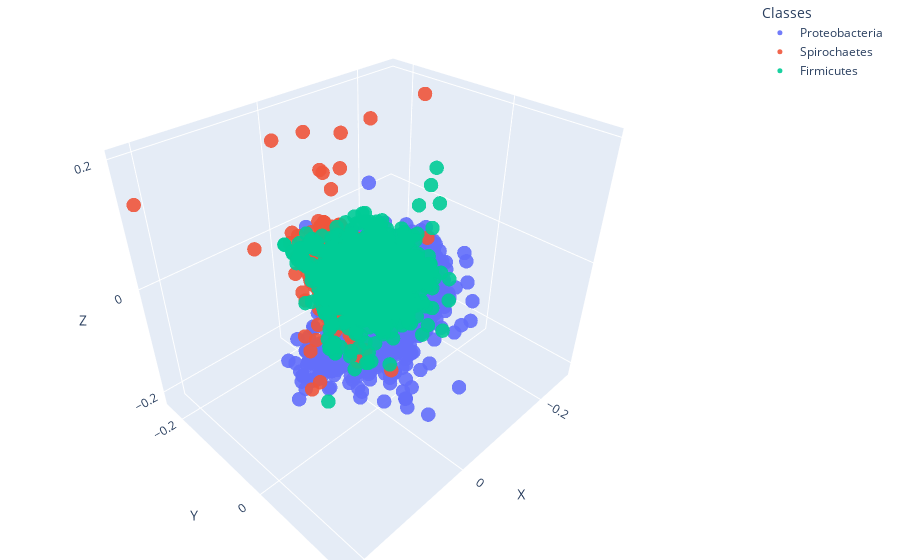

Notebook source saved alongside this figure:
### Code cell
# Bacteria
fig_9 = plotly.io.read_json('/Users/dolteanu/local_documents/Coding/MSc_github/Results/Bacteria/Images/MoDmap_mds.json')
fig_9.update_traces(marker={'size': 5})
# fig_9.update_layout(legend_traceorder="reversed")
fig_9.update_layout(margin=dict(l=0, r=0, b=0, t=0),
                      legend_title_text="Classes")

### Figure 1 — Plotly figure (JSON) as saved in the notebook; plotly's stock layout.template omitted (floating-point values rounded to 4 significant figures; data arrays with more than 128 entries replaced by an {"elided": "..."} marker saying what was removed)
{"data": [{"hovertemplate": "label=Proteobacteria    <br>X=%{x}<br>Y=%{y}<br>Z=%{z}<extra></extra>", "legendgroup": "Proteobacteria    ", "marker": {"color": "#636efa", "opacity": 0.9, "size": 5, "symbol": "circle"}, "mode": "markers", "name": "Proteobacteria    ", "scene": "scene", "showlegend": true, "type": "scatter3d", "x": {"elided": "3144 float values"}, "y": {"elided": "3144 float values"}, "z": {"elided": "3144 float values"}}, {"hovertemplate": "label=Spirochaetes    <br>X=%{x}<br>Y=%{y}<br>Z=%{z}<extra></extra>", "legendgroup": "Spirochaetes    ", "marker": {"color": "#EF553B", "opacity": 0.9, "size": 5, "symbol": "circle"}, "mode": "markers", "name": "Spirochaetes    ", "scene": "scene", "showlegend": true, "type": "scatter3d", "x": {"elided": "437 float values"}, "y": {"elided": "437 float values"}, "z": {"elided": "437 float values"}}, {"hovertemplate": "label=Firmicutes    <br>X=%{x}<br>Y=%{y}<br>Z=%{z}<extra></extra>", "legendgroup": "Firmicutes    ", "marker": {"color": "#00cc96", "opacity": 0.9, "size": 5, "symbol": "circle"}, "mode": "markers", "name": "Firmicutes    ", "scene": "scene", "showlegend": true, "type": "scatter3d", "x": {"elided": "1129 float values"}, "y": {"elided": "1129 float values"}, "z": {"elided": "1129 float values"}}], "layout": {"legend": {"title": {"text": "Classes"}, "tracegroupgap": 0}, "margin": {"b": 0, "l": 0, "r": 0, "t": 0}, "scene": {"domain": {"x": [0, 1], "y": [0, 1]}, "xaxis": {"title": {"text": "X"}}, "yaxis": {"title": {"text": "Y"}}, "zaxis": {"title": {"text": "Z"}}}}}
